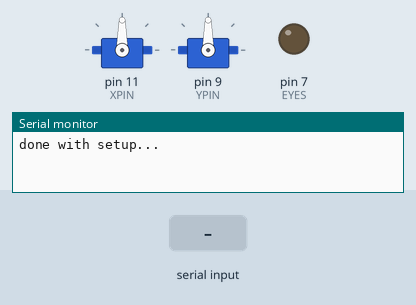
Simulated run of this sketch. Board: Arduino Uno, built with avr-gcc and run on an emulated ATmega328P. On the bench: 2 × servo, output pins drawn as LEDs (lit = HIGH), the last lines printed to the serial monitor. Inputs (shaded band) come from the test bench.

Above: at 2.2 s.
2.3 s: "x 45\n" received over Serial
At 3.4 s:
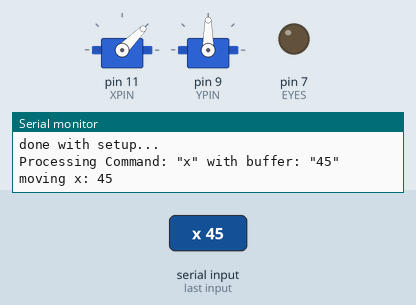
3.8 s: "y 45\n" received over Serial
At 4.6 s:
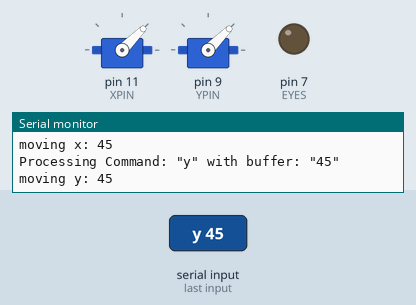
5.3 s: "e90\n" received over Serial
At 5.7 s:
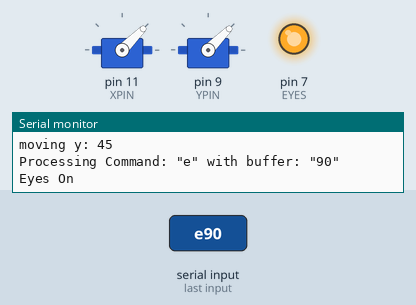
6.8 s: "x90\n" received over Serial
At 8.0 s:
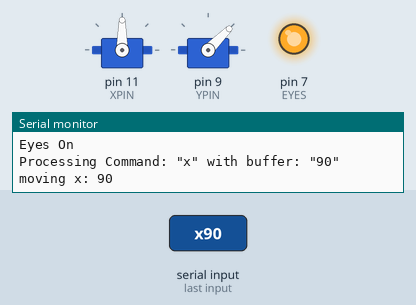
8.3 s: "e\n" received over Serial
At 9.1 s:
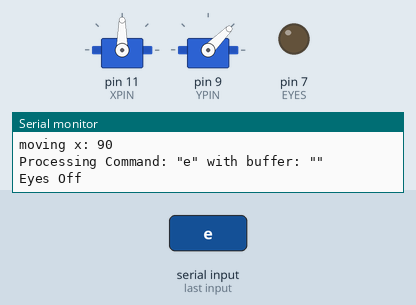
9.8 s: "x\n" received over Serial
At 10.2 s:
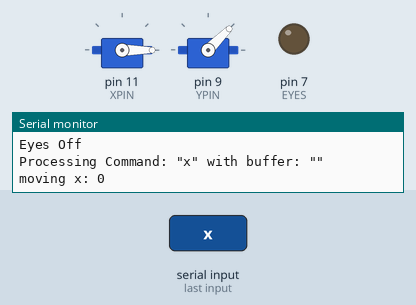
Timing chart, 0 to 12.3 s (numbered marks = the images above; inputs shaded):
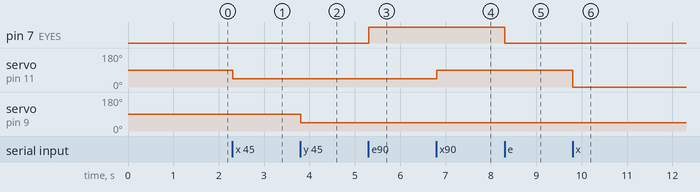

The sketch:

squirt.pde
```cpp
/*

S.Q.U.I.R.T. - The Vibes Media avian deterant system.

PINOUT

PIN 11 - X servo control
PIN  9 - Y servo control
PIN  7 - Eyes
PIN  6 - Trigger


PROTOCOL

Newline separated command strings. Each string is a command character with an optional
integer argument. For X and Y movement, the range is 20 - 160, with 90 being center. To
aim at 50,100 and turn on the eyes, and fire for 1.25 seconds, send 4 lines as follows:

x 50
y 100
e 1
f 1250

 */

#include <Servo.h>

#define XPIN 11
#define YPIN 9
#define EYES 7
#define TRIGGER 6
Servo xservo;
Servo yservo;

int bufferIndex = 0;
char buffer[20];
char command = '\0';

void blink(int port, int count){
  for (int x = 0; x < count; x++){
    digitalWrite(port, HIGH);   // set the LED on
    delay(100);
    digitalWrite(port, LOW);   // set the LED off
    // If we aren't on the last of the loop...
    if (x + 1 < count){
      delay(100);
    }
  }
}


void processCommand(char command){
  Serial.print("Processing Command: \"");
  Serial.print(command);
  Serial.print("\" with buffer: \"");
  Serial.print(buffer);
  Serial.println("\"");

  switch (command) {
    case 'x':
      moveX( atoi(buffer) );
      break;
    case 'y':
      moveY( atoi(buffer) );
      break;
    case 'e':
      eyes( atoi(buffer) );
      break;
    case 'f':
      fire( atoi(buffer) );
      break;
    default:
      Serial.print("Unknown command: ");
      Serial.println(command);
      break;
  }
}

void moveX(int pos) {
  xservo.write(pos);
  Serial.print("moving x: ");
  Serial.println(pos);
}
void moveY(int pos) {
  yservo.write(pos);
  Serial.print("moving y: ");
  Serial.println(pos);
}
void eyes(int val) {
  if (val > 0) {
    eyesOn();
  } else {
    eyesOff();
  }
}
void eyesOn() {
  digitalWrite(EYES, HIGH);
  Serial.println("Eyes On");
}
void eyesOff() {
  digitalWrite(EYES, LOW);
  Serial.println("Eyes Off");
}
void fire(int time) {
  Serial.print("FIRE!!!");
  digitalWrite(TRIGGER,HIGH);
  delay(time);
  digitalWrite(TRIGGER,LOW);
  Serial.println(" firing complete.");
}

void setup() {
  pinMode(EYES, OUTPUT);
  pinMode(TRIGGER, OUTPUT);

  xservo.attach(XPIN);
  yservo.attach(YPIN);

  // Start off at center/center
  xservo.write(90);
  yservo.write(90);

  // start the serial library:
  Serial.begin(9600);
  delay(1000);
  Serial.println("done with setup...");
}
void fire(){

}

void loop() {
  // if there are incoming bytes available
  // from the server, read them and print them:

  if (Serial.available() > 0) {
    char c = Serial.read();
    if (c == '\n'){
      buffer[bufferIndex] = '\0';
      processCommand(command);
      buffer[0] = '\0';
      bufferIndex = 0;
      command = '\0';
    } else if (c == ' ') {
      // skip colons
    } else {
      if (command == '\0') {
        command = c;
      } else {
        buffer[bufferIndex] = c;
        bufferIndex++;
      }
    }
  }
}
```

Measured:
- after the input at 2.3 s, servo on pin 11 (XPIN): 90° → 45° at once
- after the input at 3.8 s, servo on pin 9 (YPIN): 90° → 45° at once
- after the input at 5.3 s, pin 7 (EYES): LOW → HIGH at once
- after the input at 6.8 s, servo on pin 11 (XPIN): 45° → 90° at once
- after the input at 8.3 s, pin 7 (EYES): HIGH → LOW at once
- after the input at 9.8 s, servo on pin 11 (XPIN): 90° → 0° at once
